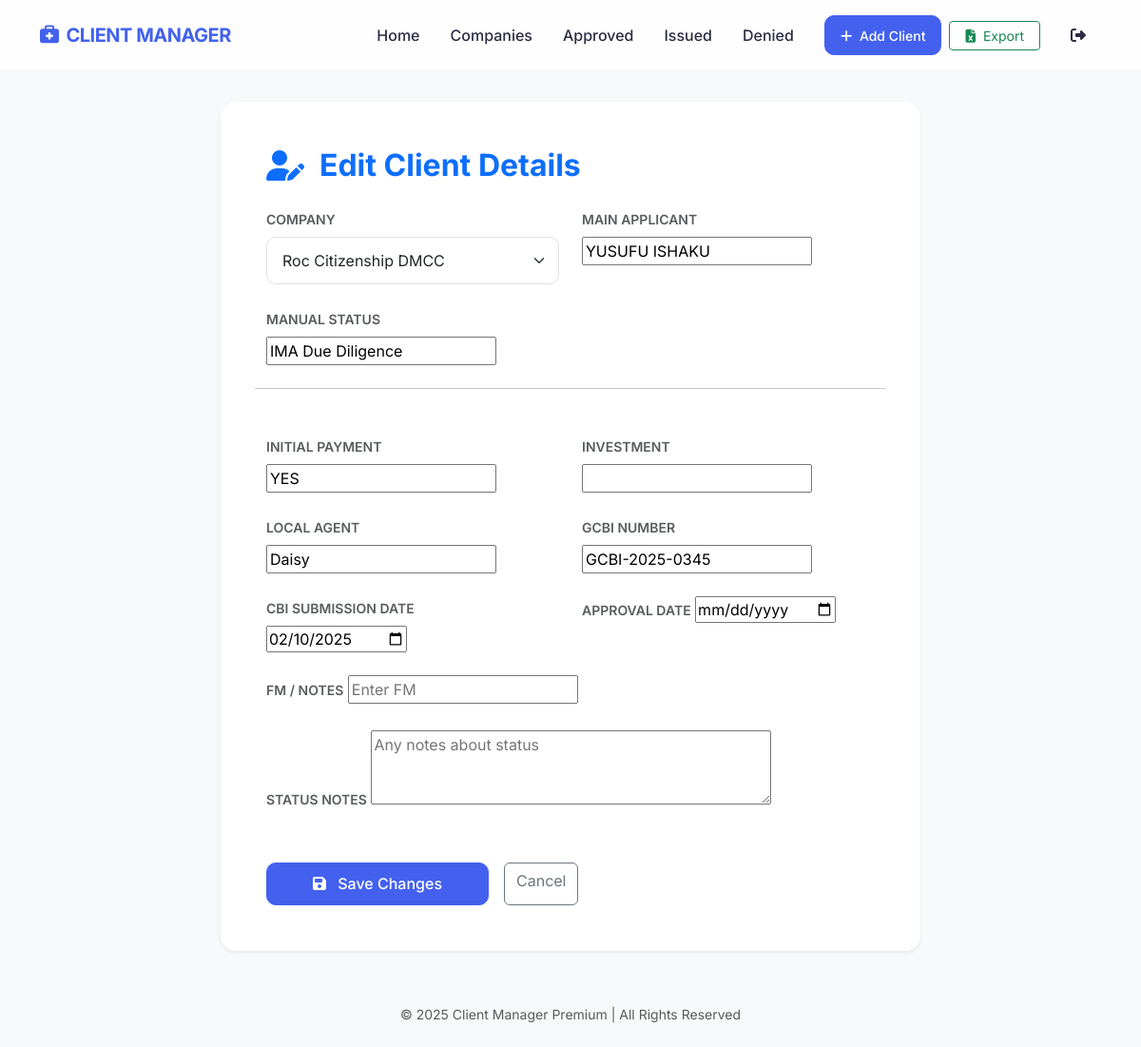
/edit/5/ (signed in), run on the app's committed database.
### clients/models.py (models this page shows, shortened)
class Client(models.Model):
    COMPANY_CHOICES = [
        ('Roc Citizenship DMCC', 'Roc Citizenship DMCC'),
        ('Greeth Brookes', 'Greeth Brookes'),
        ('Passport Gate', 'Passport Gate'),
        ('Citizenship Invest DMCC', 'Citizenship Invest DMCC'),
        ('KG', 'KG'),
        ('TFG', 'TFG'),
        ('Mirka', 'Mirka'),
        ('Sparco', 'Sparco'),
        ('Winvested', 'Winvested'),
        ('Others', 'Others'),
    ]
    company = models.CharField(max_length=255, choices=COMPANY_CHOICES)
    other_company = models.CharField(max_length=255, null=True, blank=True)
    main_applicant = models.CharField(max_length=255)
    status = models.CharField(max_length=500, null=True, blank=True, default='Current')
    initial_payment = models.CharField(max_length=20, null=True, blank=True)
    investment = models.CharField(max_length=20, null=True, blank=True)
    local_agent = models.CharField(max_length=255, null=True, blank=True)
    gcbl_no = models.CharField(max_length=100, null=True, blank=True)
    cbi_submission_date = models.DateField(null=True, blank=True)
    approval_date = models.DateField(null=True, blank=True)
    fm = models.CharField(max_length=255, null=True, blank=True)
    status_notes = models.TextField(null=True, blank=True)
    is_deleted = models.BooleanField(default=False)
    created_at = models.DateTimeField(auto_now_add=True)

### clients/views.py (the view)
# urls.py: path('edit/<int:pk>/', views.client_form, name='client_edit'),
@login_required
def client_form(request, pk=None):
    client = get_object_or_404(Client, pk=pk) if pk else None
    if request.method == 'POST':
        form = ClientForm(request.POST, instance=client)
        if form.is_valid():
            client_obj = form.save(commit=False)
            optional_fields = [
                'other_company', 'status', 'local_agent', 'gcbl_no',
                'cbi_submission_date', 'approval_date', 'fm', 'status_notes'
            ]
            for field in optional_fields:
                if not form.cleaned_data.get(field):
                    setattr(client_obj, field, None)
            client_obj.save()
            messages.success(request, f"Client {client_obj.main_applicant} saved successfully.")
            return redirect('client_list')
    else:
        initial = {}
        company_param = request.GET.get('company')
        if company_param:
            initial['company'] = company_param
        status_param = request.GET.get('status')
        if status_param:
            initial['status'] = status_param
        form = ClientForm(instance=client, initial=initial)
    return render(request, 'client_form.html', {'form': form})

### templates/client_form.html (shortened to what this page needs)
{% extends "base.html" %}
{% block content %}
<div class="row justify-content-center">
    <div class="col-lg-8">
        <div class="card shadow-sm border-0 fade-in">
            <div class="card-body p-4 p-md-5">
                <div class="d-flex align-items-center mb-4 text-primary">
                    <i class="fas fa-user-edit fa-2x me-3"></i>
                    <h2 class="fw-bold mb-0">{% if form.instance.pk %}Edit Client Details{% else %}Add New Client{% endif %}</h2>
                </div>
                <form method="post" class="needs-validation" novalidate>
                    <div class="row g-4">
                        <div class="col-md-6">
                            <label for="company_select" class="form-label fw-semibold small text-uppercase text-muted">Company</label>
                            <select name="company" id="company_select" class="form-select" onchange="checkOtherCompany()" required>
                                {% for key, value in form.fields.company.choices %}
                                <option value="{{ key }}" {% if form.company.value == key %}selected{% endif %}>{{ value }}</option>
                                {% endfor %}
                            </select>
                        </div>
                        <div class="col-md-6">
                            <label for="{{ form.main_applicant.id_for_label }}" class="form-label fw-semibold small text-uppercase text-muted">Main Applicant</label>
                            {{ form.main_applicant }}
                        </div>
                        <div class="col-md-6">
                            <label for="{{ form.status.id_for_label }}" class="form-label fw-semibold small text-uppercase text-muted">Manual Status</label>
                            {{ form.status }}
                        </div>
                        <hr class="my-4 opacity-10">
                        <div class="col-md-6">
                            <label class="form-label fw-semibold small text-uppercase text-muted">Initial Payment</label>
                            {{ form.initial_payment }}
                        </div>
                        <div class="col-md-6">
                            <label class="form-label fw-semibold small text-uppercase text-muted">Investment</label>
                            {{ form.investment }}
                        </div>
                        <div class="col-md-6">
                            <label class="form-label fw-semibold small text-uppercase text-muted">Local Agent</label>
                            {{ form.local_agent }}
                        </div>
                        <div class="col-md-6">
                            <label class="form-label fw-semibold small text-uppercase text-muted">GCBI Number</label>
                            {{ form.gcbl_no }}
                        </div>
                        <div class="col-md-6">
                            <label class="form-label fw-semibold small text-uppercase text-muted">CBI Submission Date</label>
                            {{ form.cbi_submission_date }}
                        </div>
                        <div class="col-md-6">
                            <label class="form-label fw-semibold small text-uppercase text-muted">Approval Date</label>
                            {{ form.approval_date }}
                        </div>
                        <div class="col-md-12">
                            <label class="form-label fw-semibold small text-uppercase text-muted">FM / Notes</label>
                            {{ form.fm }}
                        </div>
                        <div class="col-md-12">
                            <label class="form-label fw-semibold small text-uppercase text-muted">Status Notes</label>
                            {{ form.status_notes }}
                        </div>
                    </div>
                    <div class="d-flex gap-3 mt-5">
                        <button type="submit" class="btn btn-primary px-5">
                            <i class="fas fa-save me-2"></i> Save Changes
                        </button>
                        <a href="{% url 'client_list' %}" class="btn btn-outline-secondary">Cancel</a>
                    </div>
                </form>
            </div>
        </div>
    </div>
</div>
{% endblock %}

### templates/base.html (style rules this page uses)
:root { --primary-color: #4361ee; --secondary-color: #3f37c9; --accent-color: #4895ef; --bg-color: #f8f9fa; --card-bg: rgba(255, 255, 255, 0.9); --text-main: #2b2d42; --text-muted: #5e6a7e; }
body { font-family: 'Inter', sans-serif; background-color: var(--bg-color); color: var(--text-main); min-height: 100vh; display: flex; flex-direction: column; }
.btn-primary { background-color: var(--primary-color); border-color: var(--primary-color); font-weight: 500; padding: 0.6rem 1.2rem; border-radius: 10px; transition: all 0.3s ease; }
.card { border: none; border-radius: 16px; box-shadow: 0 10px 30px rgba(0, 0, 0, 0.04); background: var(--card-bg); transition: transform 0.3s ease; }
.fade-in { animation: fadeIn 0.5s ease forwards; }

### templates/client_form.html (style rules this page uses)
.form-control, .form-select { padding: 0.75rem 1rem; border-radius: 10px; border: 1px solid #dee2e6; transition: all 0.2s; }

### data on the page
Client: company "Roc Citizenship DMCC", main_applicant "YUSUFU ISHAKU", status "IMA Due Diligence", initial_payment "YES", local_agent "Daisy", gcbl_no "GCBI-2025-0345", cbi_submission_date "02/10/2025"
